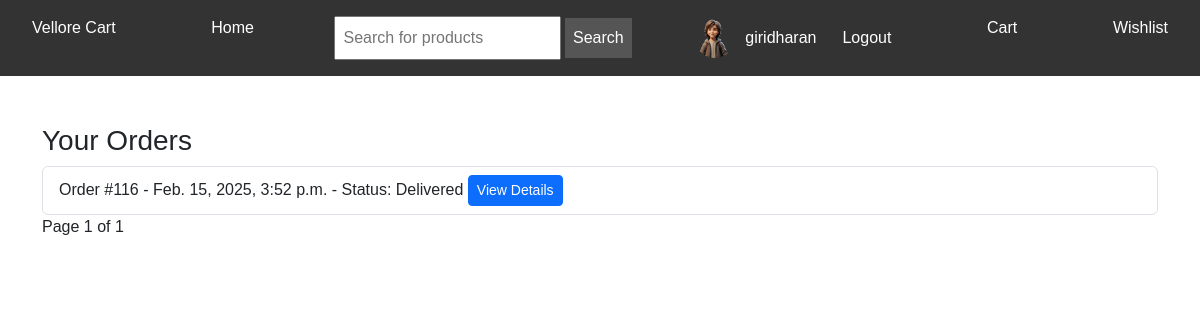
Page /orders/ (signed in) on the committed database.
### accounts/models.py (models this page shows)
class CustomUser(AbstractUser):
    email = models.EmailField(unique=True)
    phone_number = models.CharField(max_length=15, blank=True, null=True)
    photo = models.ImageField(upload_to='user_photos/', blank=True, null=True)
    class Meta:
        verbose_name = 'Custom User'
        verbose_name_plural = 'Custom Users'
    groups = models.ManyToManyField(
        'auth.Group',
        related_name='customuser_set',
        blank=True,
        help_text='The groups this user belongs to.',
        verbose_name='groups',
    )
    user_permissions = models.ManyToManyField(
        'auth.Permission',
        related_name='customuser_set_permissions',
        blank=True,
        help_text='Specific permissions for this user.',
        verbose_name='user permissions',
    )

### store/models.py (models this page shows, shortened)
class Order(models.Model):
    user = models.ForeignKey(CustomUser, on_delete=models.CASCADE)
    product = models.ForeignKey(Product, on_delete=models.CASCADE)
    address = models.ForeignKey(Address, on_delete=models.CASCADE)
    order_date = models.DateTimeField(auto_now_add=True)
    status_choices = [
        ('Ordered', 'Ordered'),
        ('Shipped', 'Shipped'),
        ('Packed', 'Packed'),
        ('On the Way', 'On the Way'),
        ('Delivered', 'Delivered'),
        ('Canceled', 'Canceled'),
    ]
    status = models.CharField(max_length=20, choices=status_choices, default='Ordered')
    payment_method_choices = [
        ('COD', 'Cash on Delivery'),
        ('Online', 'Online Payment'),
    ]
    payment_method = models.CharField(max_length=20, choices=payment_method_choices, default='COD')
    quantity = models.PositiveIntegerField(default=1)

### store/views.py (the view)
# urls.py: path('orders/', views.orders_list, name='orders'),
def orders_list(request):
    orders = Order.objects.filter(user=request.user).order_by('-order_date')
    paginator = Paginator(orders, 10)
    page_number = request.GET.get('page')
    page_orders = paginator.get_page(page_number)
    return render(request, 'store/orders.html', {'orders': page_orders})

### store/context_processors.py (called while the page is built)
def category_context(request):
    categories = ProductCategory.objects.all()
    return {'categories': categories}

### store/templates/store/orders.html (shortened to what this page needs)
{% extends 'base.html' %}
{% block content %}
<div class="container mt-5">
    <h3>Your Orders</h3>
    <ul class="list-group">
        {% for order in orders %}
            <li class="list-group-item">
                Order #{{ order.id }} - {{ order.order_date }} - Status: {{ order.status }}
                <a href="{% url 'store:order_details' order.id %}" class="btn btn-sm btn-primary">View Details</a>
            </li>
        {% endfor %}
    </ul>
    <div class="pagination">
        Page {{ orders.number }} of {{ orders.paginator.num_pages }}
    </div>
</div>
{% endblock %}

### templates/base.html (shortened to what this page needs)
{% load static %}
<!DOCTYPE html>
<html lang="en">
<head>
    <link rel="stylesheet" href="https://cdnjs.cloudflare.com/ajax/libs/lightbox2/2.11.3/css/lightbox.min.css">
    <link href="https://cdn.jsdelivr.net/npm/bootstrap@5.3.3/dist/css/bootstrap.min.css" rel="stylesheet">
    <link rel="stylesheet" href="{% static 'css/style.css' %}">
</head>
<body>
    <header>
        <nav>
            <a href="{% url 'store:index' %}">Vellore Cart</a>
            <a href="{% url 'store:index' %}">Home</a>
            <form method="get" action="{% url 'store:search' %}">
                <input type="search" name="search" placeholder="Search for products" required>
                <button type="submit">Search</button>
            </form>
            {% if user.is_authenticated %}
                <div class="user-info">
                    {% if user.photo and user.photo.url %}
                        <img src="{{ user.photo.url }}" alt="User Photo" class="user-photo">
                    {% else %}
                        <div class="user-photo-placeholder">
                            {{ user.username|slice:":1" }}
                        </div>
                    {% endif %}
                    <span>{{ user.username }}</span>
                    <a href="{% url 'accounts:logout' %}">Logout</a>
                </div>
            {% else %}
                <a href="{% url 'accounts:login' %}">Login</a>
            {% endif %}
            <a href="{% url 'store:cart' %}">Cart</a>
            <a href="{% url 'store:wishlist' %}">Wishlist</a>
        </nav>
    </header>
    <main>
        {% block content %}
        {% endblock %}
    </main>
</body>
</html>

### static/css/style.css (style rules this page uses)
body { font-family: Arial, sans-serif; margin: 0; padding: 0; }
header nav { background-color: #333; color: #fff; display: flex; justify-content: space-between; padding: 1em; }
header nav a { color: #fff; margin: 0 1em; text-decoration: none; }
header nav form input { padding: 0.5em; }
header nav form button { padding: 0.5em; background-color: #555; color: #fff; border: none; cursor: pointer; }
.user-info { display: flex; align-items: center; gap: 10px; }
.user-photo { width: 40px; height: 40px; border-radius: 50%; object-fit: cover; }

### templates/base.html (style rules this page uses)
.user-photo { width: 40px; height: 40px; border-radius: 50%; object-fit: cover; }
.user-info { display: flex; align-items: center; gap: 10px; }

### rows in the picture
CustomUser: photo (picture), username "giridharan"
Order: id "116", order_date "Feb. 15, 2025, 3:52 p.m.", status "Delivered"

### other values in the picture
{{ orders.number }} "1"
{{ orders.paginator.num_pages }} "1"
